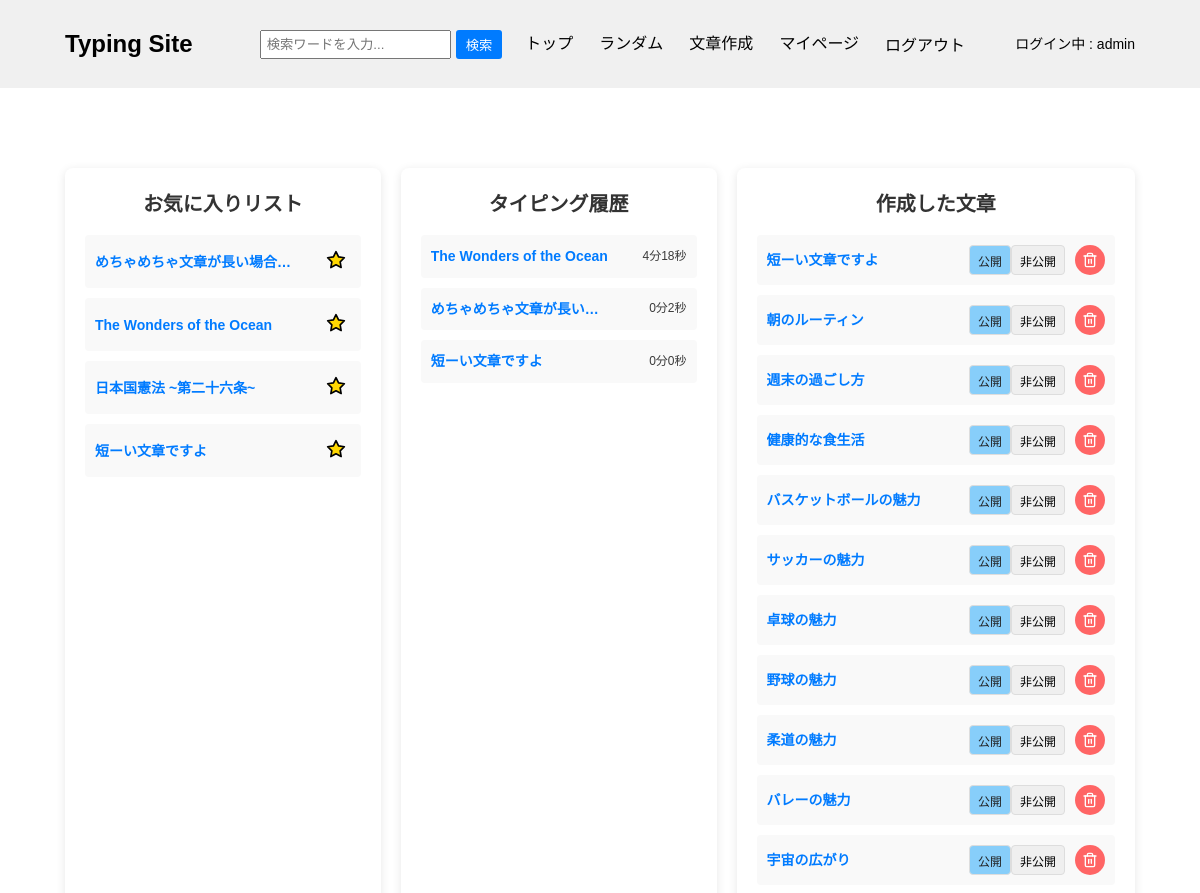
/content/mypage/admin/ (signed in, upper part), run on an earlier commit of the app's database.
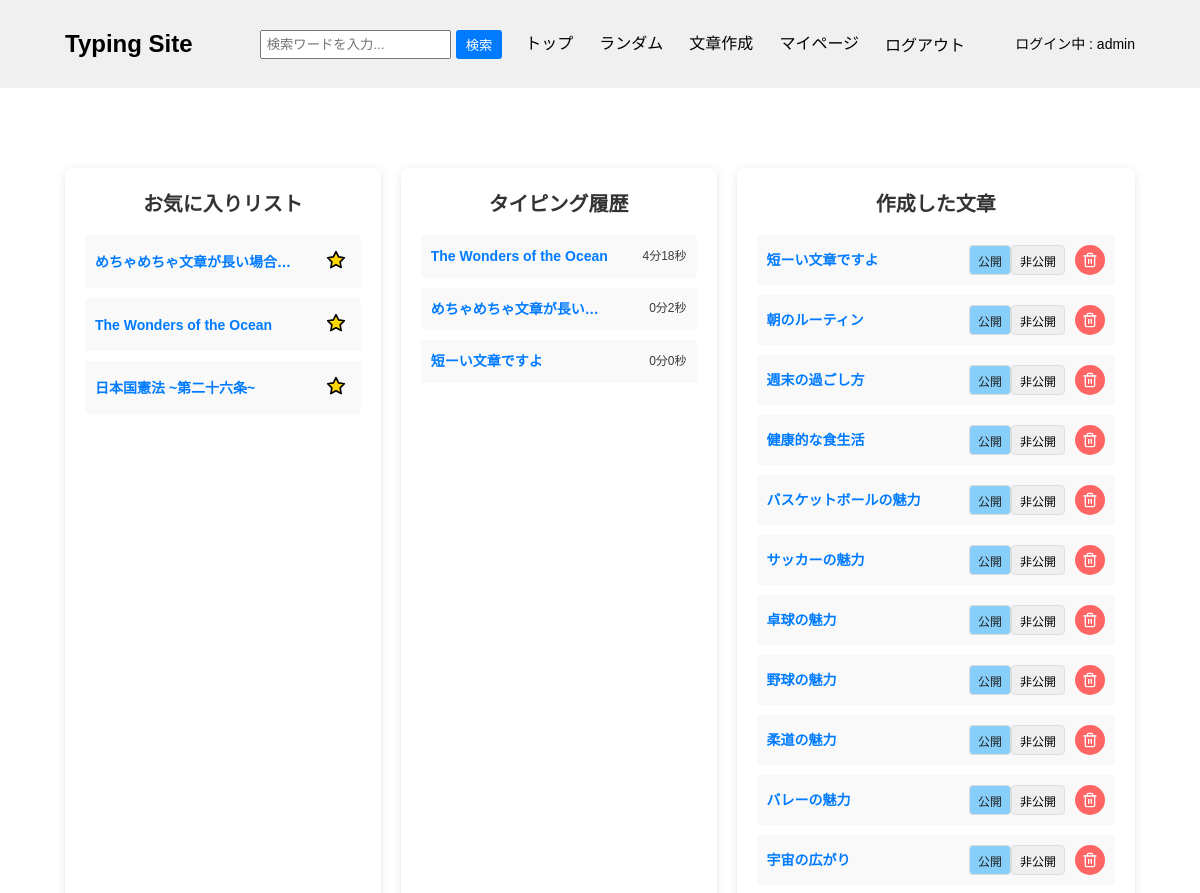
And on a later commit of the database.
### typingapp/models.py (models this page shows, shortened)
class Favorite(models.Model):
    user = models.ForeignKey(CustomUser, on_delete=models.CASCADE)
    title = models.ForeignKey(Content, on_delete=models.CASCADE)
    created_at = models.DateTimeField(auto_now_add=True)

class History(models.Model):
    user = models.ForeignKey(CustomUser, on_delete=models.CASCADE)
    title = models.ForeignKey(Content, on_delete=models.CASCADE)
    typing_time = models.IntegerField()

### contentapp/models.py (models this page shows)
class Content(models.Model):
    user = models.ForeignKey(
        settings.AUTH_USER_MODEL,
        on_delete=models.SET_NULL,
        null=True,
        blank=True
    )
    title = models.CharField(max_length=50, unique=True)
    sentence = models.TextField()
    category = models.ForeignKey(
        Category,
        on_delete=models.SET_NULL,
        null=True,
        blank=True,
    )
    is_public = models.BooleanField(default=True)
    play_count = models.IntegerField(default=0)
    created_at = models.DateTimeField(auto_now_add=True)
    def __str__(self):
        return self.title

### contentapp/views.py (the view, shortened to what this page needs)
# urls.py: path('mypage/<str:username>/', views.MyPageView.as_view(), name="mypage"),
class MyPageView(generic.TemplateView):
    template_name = "mypage.html"
    def get_context_data(self, **kwargs):
        context = super().get_context_data(**kwargs)
        context['my_content_list'] = Content.objects.filter(user=self.request.user)
        context['my_history_list'] = History.objects.filter(user=self.request.user)
        context['my_favorite_list'] = Favorite.objects.filter(user=self.request.user)
        return context

### templatetags/custom_filters.py (called while the page is built)
@register.filter
def format_duration(seconds):
    minutes = seconds // 60
    remaining_seconds = seconds % 60
    return f"{minutes}分{remaining_seconds}秒"

### contentapp/templates/mypage.html (shortened to what this page needs)
{% extends "base.html" %}
{% load custom_filters %}
{% block contents %}
<div class="mypage-list">
    <div class="left-list">
        <h1>お気に入りリスト</h1>
        {% for favorite in my_favorite_list %}
            <form method="post">
                <li>
                    <a href="{% url "typingapp:typing" favorite.title.pk %}" title="{{ favorite.title }}">{{ favorite.title }}</a>
                    <button type="submit" class="favorite-delete-btn" name="action" value="del_favorite" title="お気に入り削除">
                        <svg xmlns="http://www.w3.org/2000/svg" width="24" height="24" viewBox="0 0 24 24" fill="currentColor" stroke="currentColor" stroke-width="2" stroke-linecap="round" stroke-linejoin="round">
                            <polygon points="12 2 15.09 8.26 22 9.27 17 14.14 18.18 21.02 12 17.77 5.82 21.02 7 14.14 2 9.27 8.91 8.26 12 2"></polygon>
                        </svg>
                    </button>
                </li>
            </form>
        {% empty %}
            <p>お気に入りが登録されていません</p>
        {% endfor %}
    </div>
    <div class="center-list">
        <h1>タイピング履歴</h1>
        {% for history in my_history_list %}
            <li>
                <a href="{% url "typingapp:typing" history.title.pk %}" title="{{ history.title }}">{{ history.title }}</a>
                <span class="typing-time">{{ history.typing_time|format_duration }}</span>
            </li>
        {% empty %}
            <p>タイピング履歴が存在しません</p>
        {% endfor %}
    </div>
    <div class="right-list">
        <h1>作成した文章</h1>
        {% for content in my_content_list %}
            <form method="post">
                <li>
                    <a href="{% url "typingapp:typing" content.pk %}" title="{{ content.title }}">{{ content.title }}</a>
                    <div class="create-content-btn">
                        <div id="public-button">
                        {% if content.is_public %}
                            <button type="button" disabled>公開</button>
                            <button type="submit" name="action" value="set_private" title="非公開にする">非公開</button>
                        {% else %}
                            <button type="submit" name="action" value="set_public" title="公開にする">公開</button>
                            <button type="button" disabled>非公開</button>
                        {% endif %}
                        </div>
                        <button type="submit" name="action" value="delete_content" class="content-delete-btn" title="文章を削除">
                        </button>
                    </div>
                </li>
            </form>
        {% empty %}
            <p>作成した文章が存在しません</p>
        {% endfor %}
    </div>
</div>
{% endblock %}

What changed in the data, as far as the page shows it:
removed Favorite: title "短ーい文章ですよ"
